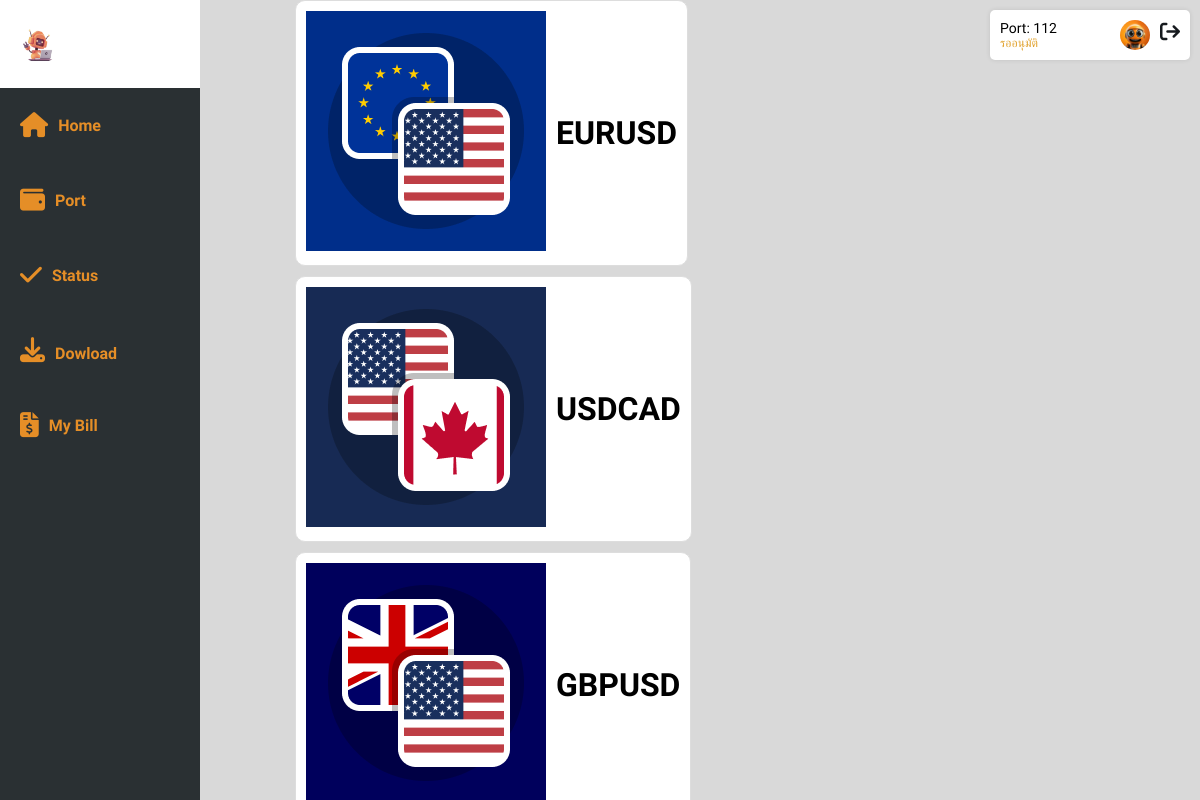
The page /d1.php (signed in) on the database as committed earlier.
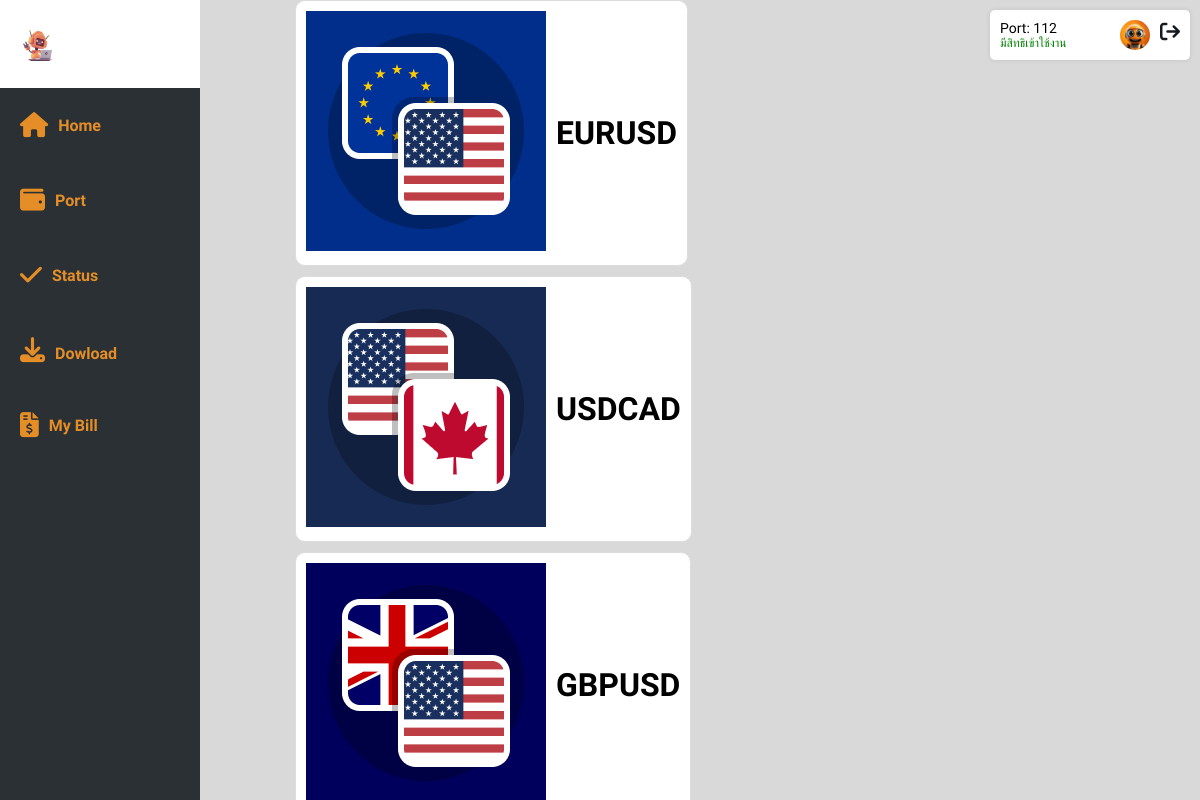
The same page on the database as committed later.
### tables this page shows
CREATE TABLE `infouser` (
  `info_id` int(11) NOT NULL,
  `portnumber` int(11) NOT NULL,
  `idcard` text NOT NULL,
  `phone` text NOT NULL,
  `password` int(11) NOT NULL,
  `permission` varchar(20) NOT NULL DEFAULT 'not allow',
  `Role` varchar(20) NOT NULL DEFAULT 'user'
);

### d1.php (the view, shortened to what this page needs)
<?php
include('connect.php');
$sql = "SELECT portnumber, permission FROM infouser WHERE portnumber = '" . $_SESSION["portnumber"] . "'";
$result = $conn->query($sql);
if ($result->num_rows > 0) {
    while($row = $result->fetch_assoc()) {
        $portnumber = $row["portnumber"];
        $permission = $row["permission"];
    }
} else {
    echo "0 results";
}
?>
<!DOCTYPE html>
<html lang="en">
<head>
    <link rel="stylesheet" href="css/download.css">
    <link rel="stylesheet" href="https://cdnjs.cloudflare.com/ajax/libs/font-awesome/6.5.1/css/all.min.css" />
</head>
<body>
    <div class="sidebar">
    <ul>
            <li><a href="#"><img src="img/logo.png" alt=""></a></li>
            <li><a href="homepage.php"><i class="fa-solid fa-house"></i><span>Home</span></a></li>
            <li><a href="port.php"><i class="fa-solid fa-wallet"></i><span>Port</span></a></li>
            <li><a href="status.php"><i class="fa-solid fa-check"></i></i><span>Status</span></a></li>
            <li><a href="download.php"><i class="fa-solid fa-download"><span>Dowload</span></i></a></li>
            <li><a href="payment.php"><i class="fa-solid fa-file-invoice-dollar"></i><span>My Bill</span></i></a></li>
        </ul>
    </div>
    <nav>
        <div class="account-info">
            <div class="logoutbut">
                <a href="logout.php" ><i class="fa-solid fa-arrow-right-from-bracket"></i> </a>
            </div>
            <div class="profile-pic">
                <img src="img/acc.PNG" alt="Profile picture">
            </div>
            <div class="user-details">
    <p class="port-number">Port: <?php echo $portnumber; ?></p>
    <?php
    if ($permission == "ALLOW") {
        echo '<p class="status" style="color: green;">มีสิทธิเข้าใช้งาน</p>';
    } elseif ($permission == "pending") {
        echo '<p class="status" style="color: #E1A12B;">รออนุมัติ</p>';
    } elseif ($permission == "not allow") {
        echo '<p class="status" style="color: red;">ไม่มีสิทธิเข้าใช้งาน</p>';
    } else {
        echo '<p class="status" style="color: black;">ไม่ทราบสถานะ</p>';
    }
    ?>
</div>
    </nav>
  <div class="container">
    <div class="box">
        <a href=""><img src="img/EURUSD.png" alt=""></a>
        <h1>EURUSD</h1>
    </div>
    <div class="box">
        <a href=""><img src="img/USDCAD.png" alt=""></a>
        <H1>USDCAD</H1>
    </div>
    <div class="box">
        <a href=""><img src="img/GBPUSD.png" alt=""></a>
        <H1>GBPUSD</H1>
    </div>
  </div>
</body>
</html>

### css/download.css (style rules this page uses)
* { font-family: 'Noto Sans Thai', sans-serif; font-family: 'Prompt', sans-serif; list-style: none; text-decoration: none; margin: 0; padding: 0; box-sizing: border-box; }
body { background-color: #d9d9d9; display: flex; align-items: center; height: 100vh; margin: 0; }
.sidebar { width: 80px; background-color: #191919; min-height: 100vh; transition: .3s; overflow: hidden; }
ul li a { display: flex; align-items: center; padding: 25px 0 25px 20px; }
ul li a span { font-size: 16px; font-weight: bold; color: #E58E27; margin-left: 10px; opacity: 0; visibility:0; transition: 0.3s ease-in; }
.sidebar img { width: 40px; border-radius: 50% }
ul li a i { font-size: 25px; color: #E58E27; }
.account-info { display: inline; position: absolute; top: 10px; right: 10px; background-color: #fff; border-radius: 5px; box-shadow: 0 0 5px rgba(0,0,0,0.1); padding: 10px; width: 200px; height: 50px; }
.profile-pic { float: right; width: 30px; height: 30px; border-radius: 50%; overflow: hidden; margin-right: 10px; }
.profile-pic img { width: 100%; height: 100%; }
.port-number, .status { font-size: 14px; }
.status { font-size: 12px; color: #4caf50; }
.logoutbut { float: right; margin: 0; font-size: 20px; }
.logoutbut i { color:#161A1E; }
.container { margin-left: 240px; display:block; flex-wrap: wrap; justify-content:flex-start ; }
.sidebar { position: fixed; top: 0; left: 0; width: 80px; background-color: #2A3033; height: 100vh; transition: width 0.3s; overflow: hidden; }
.container { position: fixed; top: 0; left: 55px; width: 300px; z-index: 100; display: flex; flex-direction: row; }
.box { display: flex; align-items: center; padding: 10px; border-radius: 10px; background-color: #fff; border: 1px solid #ddd; transition: all 0.2s ease-in-out; margin-bottom: 10px; margin-right: 10px; }
.box a { text-decoration: none; color: #333; margin-right: 10px; }

Rows that differ between the two databases and show on the page:
changed infouser: permission "pending" → "ALLOW" (drawn)
Other text that changed with them:
text no longer shown: "รออนุมัติ"
text now shown: "มีสิทธิเข้าใช้งาน"
